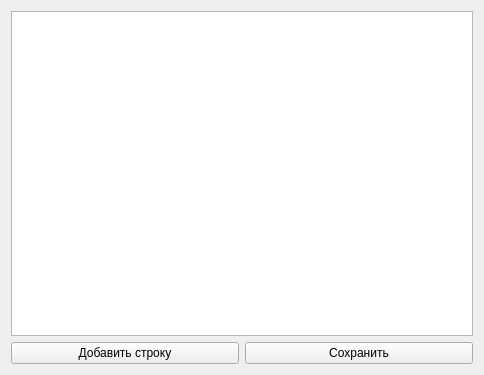
<?xml version="1.0" encoding="UTF-8"?>
<ui version="4.0">
 <class>Form</class>
 <widget class="QWidget" name="Form">
  <property name="geometry">
   <rect>
    <x>0</x>
    <y>0</y>
    <width>484</width>
    <height>375</height>
   </rect>
  </property>
  <property name="windowTitle">
   <string>Редактирование</string>
  </property>
  <layout class="QGridLayout" name="gridLayout">
   <item row="0" column="0" colspan="2">
    <widget class="QTableView" name="view"/>
   </item>
   <item row="1" column="0">
    <widget class="QPushButton" name="add_btn">
     <property name="text">
      <string>Добавить строку</string>
     </property>
    </widget>
   </item>
   <item row="1" column="1">
    <widget class="QPushButton" name="save_btn">
     <property name="text">
      <string>Сохранить</string>
     </property>
    </widget>
   </item>
  </layout>
 </widget>
 <resources/>
 <connections/>
</ui>
